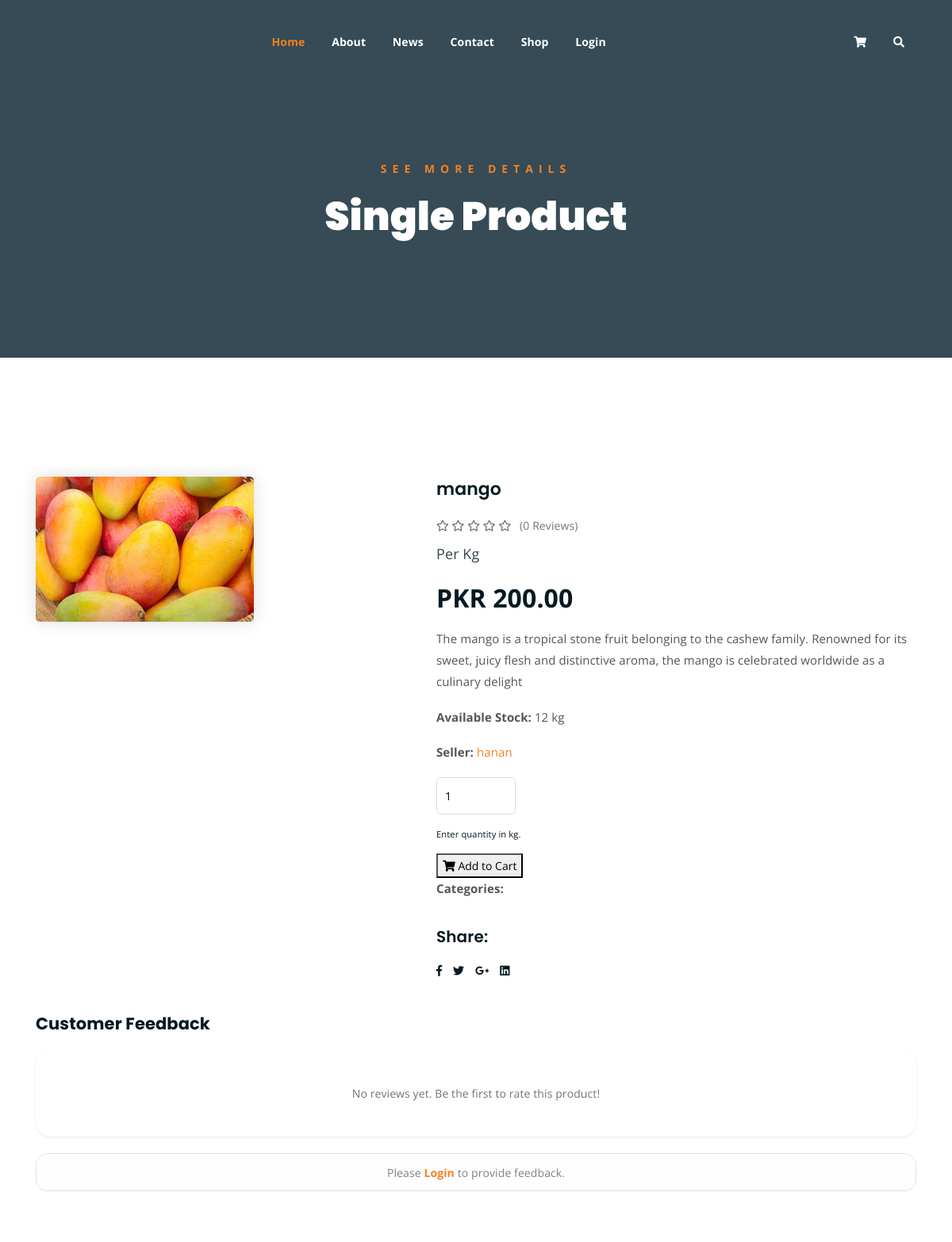
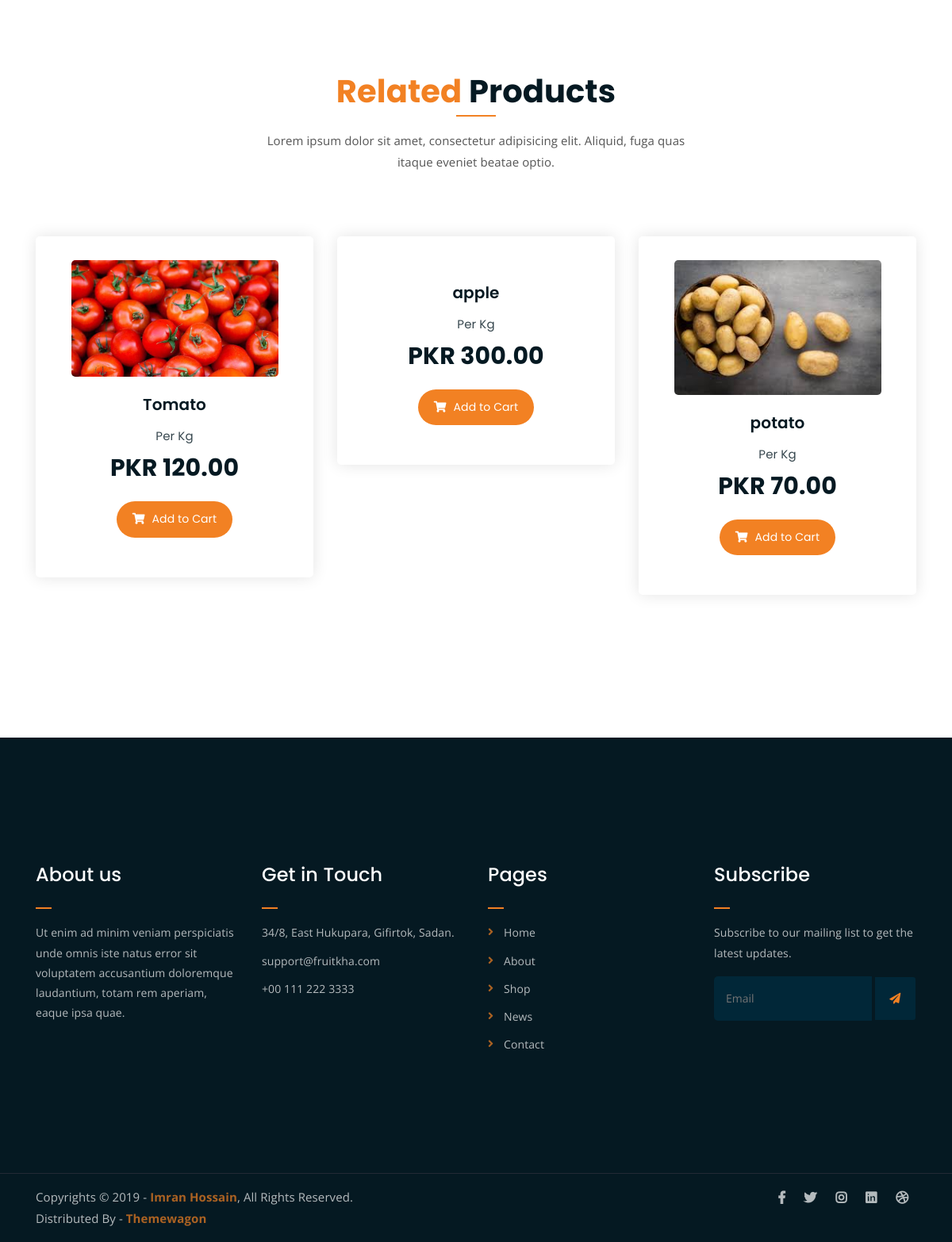
Page /shop/single-product/8/ on the committed database (2 pictures, top to bottom).
### shop/models.py (models this page shows, shortened)
class Product(models.Model):
    QUALITY_PRICE_MULTIPLIERS = {
        'A': Decimal('1.00'),
        'B': Decimal('0.85'),
        'C': Decimal('0.65'),
    }
    farmer = models.ForeignKey(settings.AUTH_USER_MODEL, on_delete=models.CASCADE, related_name='products', null=True, blank=True)
    name = models.CharField(max_length=100)
    category = models.ForeignKey(Category, on_delete=models.SET_NULL, null=True, related_name='products')
    market_location = models.CharField(max_length=120, blank=True, default='')
    price = models.DecimalField(max_digits=10, decimal_places=2)
    description = models.TextField()
    stock = models.IntegerField()
    image = models.ImageField(upload_to='products/', blank=True, null=True)
    quality_grade = models.CharField(max_length=1, choices=[('A', 'Grade A'), ('B', 'Grade B'), ('C', 'Grade C')], null=True, blank=True)
    quality_confidence = models.DecimalField(max_digits=5, decimal_places=2, null=True, blank=True)
    price_source = models.ForeignKey(MarketPrice, on_delete=models.SET_NULL, null=True, blank=True, related_name='priced_products')
    priced_at = models.DateTimeField(null=True, blank=True)
    created_at = models.DateTimeField(auto_now_add=True)
    @property
    def commodity_type(self):
        return (self.category.name if self.category else '').strip()
    @property
    def is_wheat_commodity(self):
        return self.commodity_type.lower() == 'wheat'
    def _price_queryset(self, on_date):
        commodity = self.commodity_type
        location = (self.market_location or '').strip()
        if not commodity or not location:
            return MarketPrice.objects.none()
        return MarketPrice.objects.filter(
            price_date=on_date,
            commodity_type__iexact=commodity,
            market_location__iexact=location,
        )
    def get_market_price(self, on_date=None):
        on_date = on_date or timezone.localdate()
        today_match = self._price_queryset(on_date).order_by('-scraped_at').first()
        if today_match:
            return today_match
        return MarketPrice.objects.filter(
            commodity_type__iexact=self.commodity_type,
            market_location__iexact=(self.market_location or '').strip(),
            price_date__lt=on_date,
        ).order_by('-price_date', '-scraped_at').first()
    def apply_market_price(self, on_date=None, strict=False):
        target_date = on_date or timezone.localdate()
        market_price = self.get_market_price(on_date=target_date)
        self.price = market_price.price_per_kg
        self.price_source = market_price
        self.priced_at = timezone.now()
        return market_price
    def save(self, *args, **kwargs):
        allow_admin_override = kwargs.pop('allow_admin_override', False)
        enforce_market_rules = kwargs.pop('enforce_market_rules', True)
        allow_quality_override = kwargs.pop('allow_quality_override', False)
        super().save(*args, **kwargs)
        if self.image:
            img = Image.open(self.image.path)
            if img.height > 2160 or img.width > 3840:
                output_size = (3840, 2160)
                img.thumbnail(output_size, Image.LANCZOS)
                img.save(self.image.path, quality=95, optimize=True)
    def _should_enforce_market_rules(self, enforce_market_rules, allow_admin_override):
        return enforce_market_rules and bool(self.farmer_id) and not allow_admin_override
    def should_refresh_price(self, *, refresh_interval=timedelta(hours=2)):
        now = timezone.now()
        today_latest = self._price_queryset(timezone.localdate()).order_by('-scraped_at').first()
        if today_latest and (self.price_source_id != today_latest.id):
            return True
        if self.priced_at is None:
            return bool(self.get_market_price())
        if now - self.priced_at >= refresh_interval:
            return bool(self.get_market_price())
        return False
    def refresh_market_price_if_due(self, *, refresh_interval=timedelta(hours=2)):
        if not self.should_refresh_price(refresh_interval=refresh_interval):
            return False
        matched_price = self.apply_market_price(strict=False)
        if matched_price is None:
            return False
        if self.is_wheat_commodity:
            self.apply_quality_grade_price_adjustment()
        self.save(
            update_fields=['price', 'price_source', 'priced_at'],
            enforce_market_rules=False,
        )
        return True
    @property
    def average_rating(self):
        avg = self.reviews.aggregate(models.Avg('rating'))['avg']
        return avg if avg else 0

class CustomUser(AbstractUser):
    USER_TYPE_CHOICES = (
        ('admin', 'Admin'),
        ('seller', 'Seller'),
        ('buyer', 'Buyer'),
    )
    user_type = models.CharField(max_length=10, choices=USER_TYPE_CHOICES, default='buyer')
    phone_number = models.CharField(max_length=15, blank=True, null=True)
    address = models.TextField(blank=True, null=True)

### shop/views.py (the view)
# urls.py: path('shop/single-product/<int:pk>/', views.single_product, name='single-product'),
def single_product(request, pk):
    product = get_object_or_404(Product, pk=pk)
    product.refresh_market_price_if_due()
    reviews = product.reviews.all().order_by('-created_at')
    if request.method == 'POST' and request.user.is_authenticated:
        form = ReviewForm(request.POST)
        if form.is_valid():
            if Review.objects.filter(product=product, user=request.user).exists():
                messages.warning(request, "You have already reviewed this product.")
            else:
                review = form.save(commit=False)
                review.product = product
                review.user = request.user
                review.save()
                messages.success(request, "Thank you for your feedback!")
            return redirect('single-product', pk=pk)
    else:
        form = ReviewForm()
    products = list(Product.objects.exclude(pk=pk)[:4])
    _refresh_listed_product_prices(products)
    context = {
        'product': product,
        'products': products,
        'reviews': reviews,
        'form': form
    }
    return render(request, 'single-product.html', context)

### shop/forms.py
class ReviewForm(forms.ModelForm):
    class Meta:
        model = Review
        fields = ['rating', 'comment']
    def __init__(self, *args, **kwargs):
        super().__init__(*args, **kwargs)
        for field in self.fields.values():
            field.widget.attrs.update({
                'class': 'form-control rounded-pill border-0 shadow-sm px-4 bg-light',
            })

### shop/models.py (called while the page is built)
    @property
    def uses_100kg_unit(self):
        normalized_unit = (self.unit or '').lower().replace(' ', '')
        if normalized_unit in {'100kg', 'quintal'}:
            return True
        return not normalized_unit and self.source.lower() == 'amis.pk'

    @property
    def price_per_kg(self):
        if self.uses_100kg_unit:
            return (self.price / Decimal('100')).quantize(Decimal('0.01'))
        return self.price.quantize(Decimal('0.01'))

### shop/views.py (called while the page is built)
def _refresh_listed_product_prices(products):
    for product in products:
        product.refresh_market_price_if_due()

### templates/single-product.html (shortened to what this page needs)
{% extends 'base.html' %}
{% load static %}
{% block content %}
	<div class="breadcrumb-section breadcrumb-bg">
		<div class="container">
			<div class="row">
				<div class="col-lg-8 offset-lg-2 text-center">
					<div class="breadcrumb-text">
						<p>See more Details</p>
						<h1>Single Product</h1>
					</div>
				</div>
			</div>
		</div>
	</div>
	<div class="single-product mt-150 mb-150">
		<div class="container">
			<div class="row">
				<div class="col-md-5">
					<div class="single-product-img">
						{% if product.image %}
						<img src="{{ product.image.url }}" alt="{{ product.name }}">
						{% else %}
						<img src="{% static 'assets/img/products/product-img-5.jpg' %}" alt="">
						{% endif %}
					</div>
				</div>
				<div class="col-md-7">
					<div class="single-product-content">
						<h3>{{ product.name }}</h3>
						<div class="product-rating mb-2">
							{% with ''|center:5 as range %}
							{% for _ in range %}
								{% if forloop.counter <= product.average_rating %}
									<i class="fas fa-star text-warning"></i>
								{% else %}
									<i class="far fa-star text-muted"></i>
								{% endif %}
							{% endfor %}
							{% endwith %}
							<span class="text-muted ml-2">({{ reviews.count }} Reviews)</span>
						</div>
						<p class="single-product-pricing"><span>Per Kg</span> PKR {{ product.price }}</p>
						<p>{{ product.description }}</p>
						<p><strong>Available Stock:</strong> {{ product.stock }} kg</p>
						{% if product.farmer %}
						<p><strong>Seller:</strong> <a href="{% url 'seller_profile' product.farmer.id %}" class="orange-text">{{ product.farmer.username }}</a></p>
						{% endif %}
						<div class="single-product-form">
							<form action="{% url 'add_to_cart' product.id %}" method="POST">
								<input type="number" name="quantity" placeholder="1" value="1" min="1" max="{{ product.stock }}">
								<small class="d-block mb-3">Enter quantity in kg.</small>
								<button type="submit" class="cart-btn single-add-to-cart-btn"><i class="fas fa-shopping-cart"></i> Add to Cart</button>
							</form>
							<p><strong>Categories: </strong>{{ product.category.name }}</p>
						</div>
						<h4>Share:</h4>
						<ul class="product-share">
							<li><a href=""><i class="fab fa-facebook-f"></i></a></li>
							<li><a href=""><i class="fab fa-twitter"></i></a></li>
							<li><a href=""><i class="fab fa-google-plus-g"></i></a></li>
							<li><a href=""><i class="fab fa-linkedin"></i></a></li>
						</ul>
					</div>
				</div>
			</div>
			<div class="row mt-5">
				<div class="col-lg-12">
					<h4 class="mb-4">Customer Feedback</h4>
					<div class="card border-0 shadow-sm p-4 mb-4" style="border-radius: 20px;">
						{% for review in reviews %}
							<div class="review-item mb-3 pb-3 {% if not forloop.last %}border-bottom{% endif %}">
								<div class="d-flex justify-content-between align-items-center">
									<h6 class="font-weight-bold mb-1">{{ review.user.username }}</h6>
									<small class="text-muted">{{ review.created_at|date:"d M, Y" }}</small>
								</div>
								<div class="stars mb-2">
									{% with ''|center:5 as range %}
									{% for _ in range %}
										<i class="fa{% if forloop.counter <= review.rating %}s{% else %}r{% endif %} fa-star text-warning small"></i>
									{% endfor %}
									{% endwith %}
								</div>
								<p class="mb-0 text-dark">{{ review.comment }}</p>
							</div>
						{% empty %}
							<p class="text-muted text-center py-4">No reviews yet. Be the first to rate this product!</p>
						{% endfor %}
					</div>
					{% if user.is_authenticated and user.user_type == 'buyer' %}
						<h4 class="mt-5 mb-4">Leave a Review</h4>
						<div class="card border-0 shadow p-4" style="border-radius: 20px;">
							<form method="post">
								{% csrf_token %}
								<div class="row">
									<div class="col-md-4 mb-3">
										<label class="small font-weight-bold">Your Rating</label>
										{{ form.rating }}
									</div>
									<div class="col-md-12 mb-3">
										<label class="small font-weight-bold">Your Feedback</label>
										{{ form.comment }}
									</div>
								</div>
								<button type="submit" class="btn boxed-btn rounded-pill px-5 shadow-sm">Submit Review</button>
							</form>
						</div>
					{% elif not user.is_authenticated %}
						<div class="alert alert-light text-center border mt-4" style="border-radius: 15px;">
							Please <a href="{% url 'login' %}?next={{ request.path }}" class="orange-text font-weight-bold">Login</a> to provide feedback.
						</div>
					{% endif %}
				</div>
			</div>
		</div>
	</div>
	<div class="more-products mb-150">
		<div class="container">
			<div class="row">
				<div class="col-lg-8 offset-lg-2 text-center">
					<div class="section-title">
						<h3><span class="orange-text">Related</span> Products</h3>
						<p>Lorem ipsum dolor sit amet, consectetur adipisicing elit. Aliquid, fuga quas itaque eveniet beatae optio.</p>
					</div>
				</div>
			</div>
			<div class="row">
				{% for p in products|slice:":3" %}
				<div class="col-lg-4 col-md-6 text-center">
					<div class="single-product-item">
						<div class="product-image">
							<a href="{% url 'single-product' p.pk %}">
								{% if p.image %}
								<img src="{{ p.image.url }}" alt="">
								{% else %}
								<img src="{% static 'assets/img/products/product-img-1.jpg' %}" alt="">
								{% endif %}
							</a>
						</div>
						<h3>{{ p.name }}</h3>
						<p class="product-price"><span>Per Kg</span> PKR {{ p.price }}</p>
						<a href="{% url 'add_to_cart' p.id %}" class="cart-btn"><i class="fas fa-shopping-cart"></i> Add to Cart</a>
					</div>
				</div>
				{% endfor %}
			</div>
		</div>
	</div>
{% endblock %}

### rows in the picture
Product: image (picture), name "mango", price "200.00", description "The mango is a tropical stone fruit belonging to the cashew family. Renowned for its sweet, juicy flesh and distinctive aroma, the mango is celebrated worldwide as a culinary delight", stock "12", farmer.username "hanan"
Product: image (picture), name "Tomato", price "120.00"
Product: name "apple", price "300.00"
Product: image (picture), name "potato", price "70.00"

### other values in the picture
{{ reviews.count }} "0"
